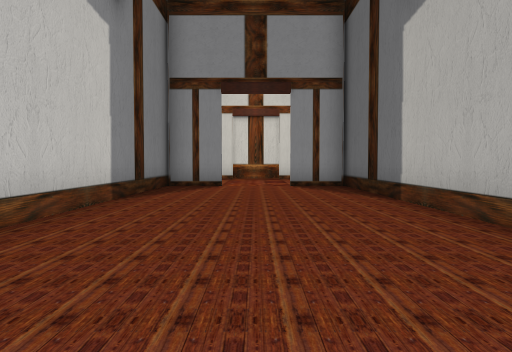
view 1 (above)

13 first-person views from a walk through a Unity game level. The camera is 1.3 m above the floor, tilts 2° down and sees 70° across. The floor is counted in squares, 2 m on a side. Each view is taken from the middle of a square. On the plan, view 1 faces up. The plan holds only what a view shows up to about 11 squares ahead; the rest is blank. The place goes on beyond the plan.

view 2
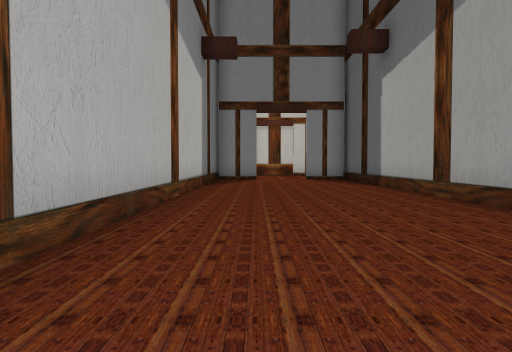

view 3
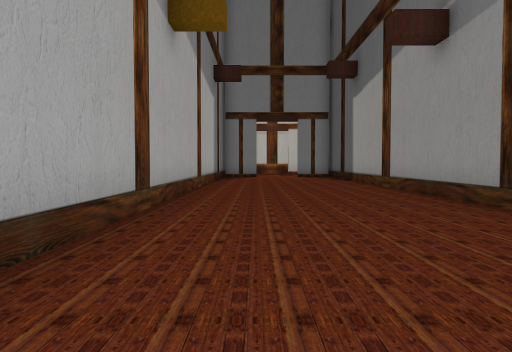

view 4
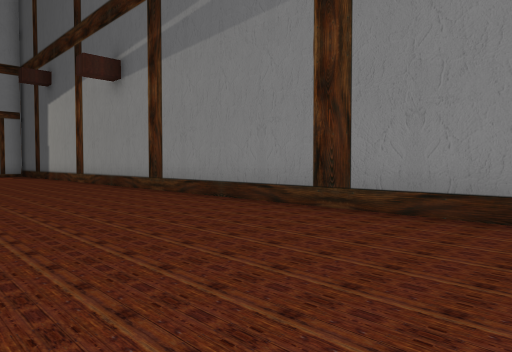

view 5
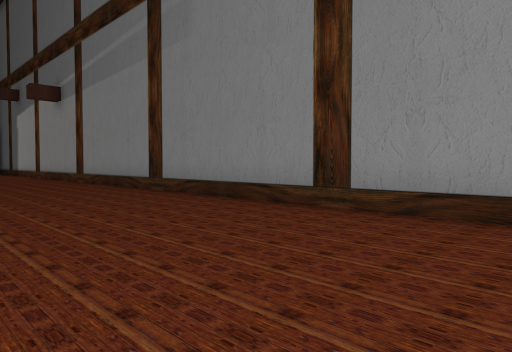

view 6
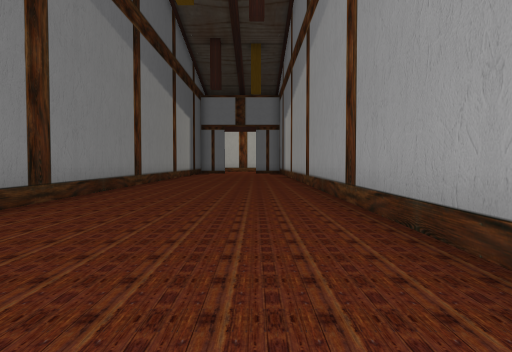

view 7
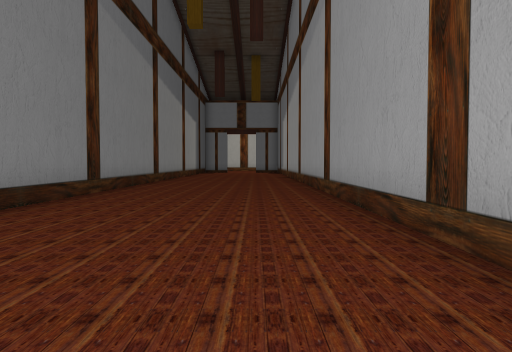

view 8
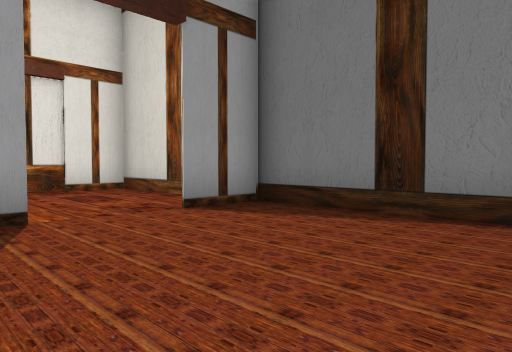

view 9
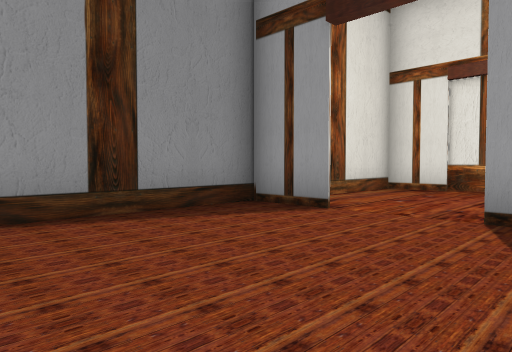

view 10
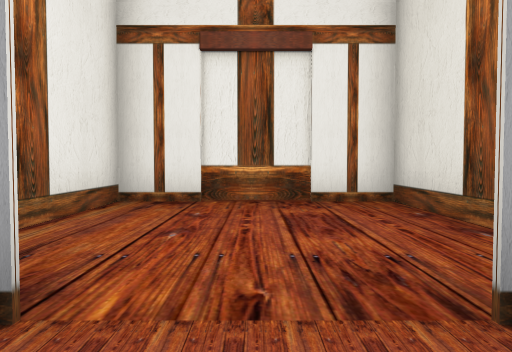

view 11
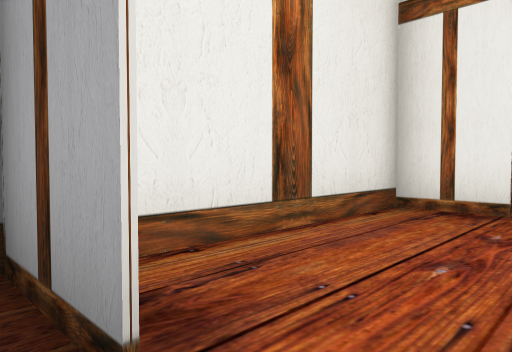

view 12
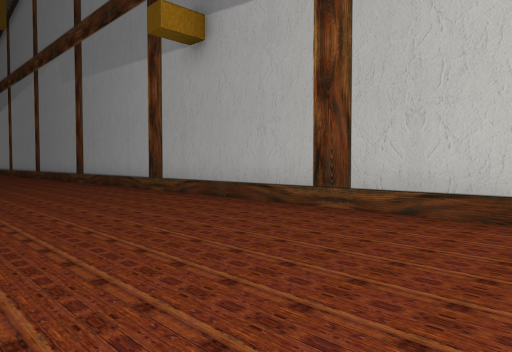

view 13
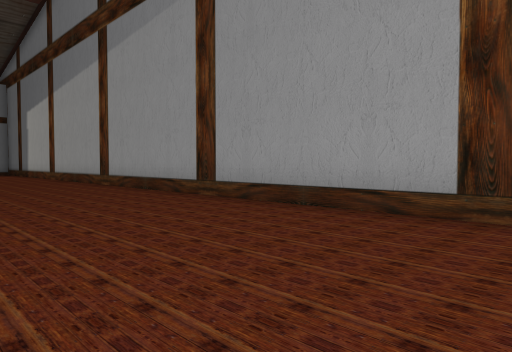

### Floor plan
Points are (right, up) in squares from view 1. A wall is a line through its corners. A room is listed if a view was taken in it or the views show most of it. See-through windows are left out.
Room 1 (views 1, 2, 3, 4, 5, 6, 7, 8, 9, 10, 12, 13)
walls: (2.6, -17) (2.6, 10.5) (0.9, 10.5); (-2.5, 10) (-2.5, -17); (-0.9, 10.5) (-2.5, 10.5)
ways out: opening at (0, 10) to room 2
Room 2 (view 11)
walls: (2.6, 12.6) (2.6, 15.5) (-2.5, 15.5) (-2.5, 10)
ways out: opening at (0, 10) to room 1

Where each view was taken, in squares from view 1:
view 1: 0 up, 0 right, facing up
view 2: 4 down, 1 left, facing up
view 3: 7 down, 1 left, facing up
view 4: 10 down, 2 left, facing up-right
view 5: 15 down, 2 left, facing up-right
view 6: 6 down, 1 left, facing down
view 7: 4 down, 1 left, facing down
view 8: 6 up, 2 left, facing up-right
view 9: 6 up, 2 right, facing up-left
view 10: 9 up, 0 right, facing up
view 11: 10 up, 0 right, facing up-left
view 12: 6 up, 2 right, facing down-left
view 13: 6 down, 2 right, facing down-left
